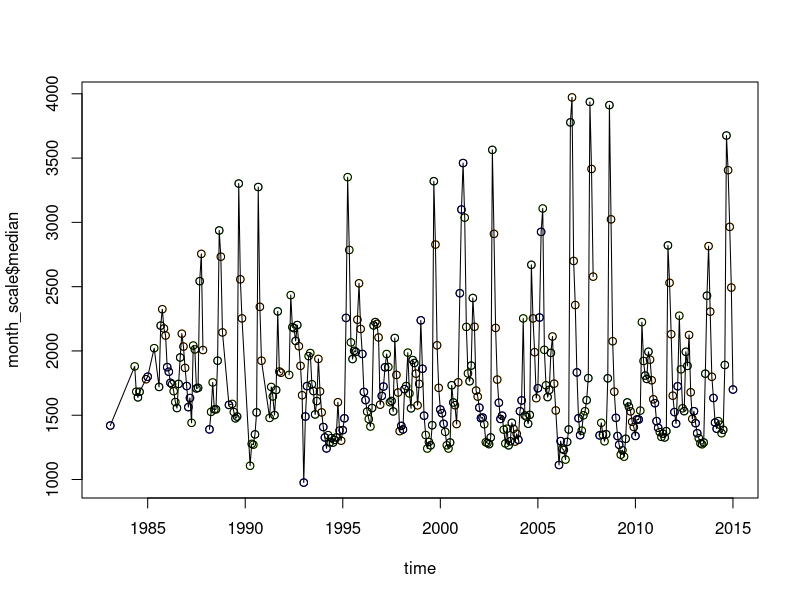
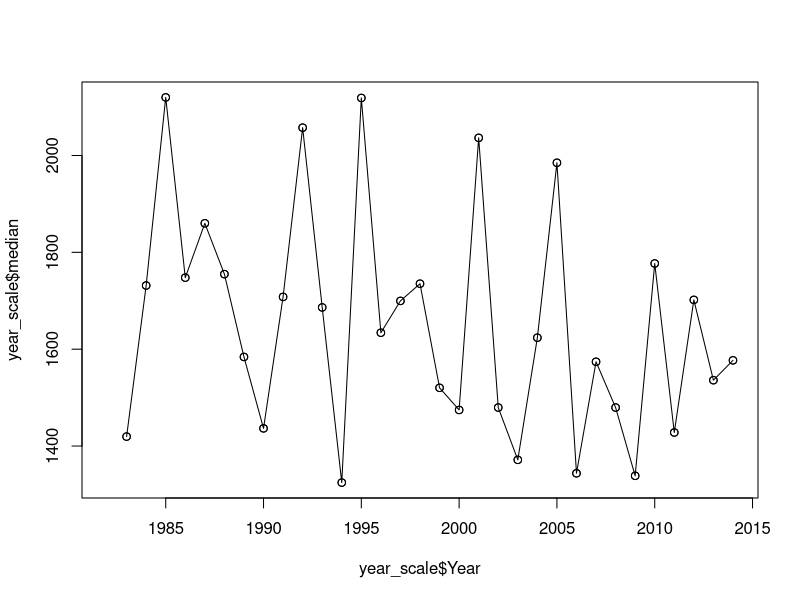

Source code (R) for these figures, in order:
library(plyr)

### FUNCTION

add_month = function(df){
  
  # takes the Julian Day from the dataframe and creates a column in the
  # dataframe with the month of the NDVI value
  
  full_date <- paste(df$Year, df$JulDay, sep="-")
  date = as.Date(strptime(full_date, format="%Y-%j"), format="%m-%d-%Y")
  as.numeric(format(date, format = "%m")) 
}

add_season = function(month, seasons){
 ifelse(month <= max(seasons$winter_first),1,
        ifelse (month <= max(seasons$spring),2,
                ifelse(month <= max(seasons$summer),3,
                       ifelse (month <= max(seasons$fall),4,
                               1))))
}

add_season_colors = function(dfseason, colors){
 ifelse(dfseason == 1,colors$winter,
        ifelse (dfseason == 2,colors$spring,
                ifelse(dfseason == 3,colors$summer,
                       ifelse (dfseason == 4,colors$fall,
                               1))))
}
### MAIN CODE

data = read.csv(file = "Landsat_NDVI_adj_allsats.csv")

# Add time identifiers
data$month = add_month(data)

seasons = list(winter_first=1:2, spring=3:5, summer=6:8,
               fall=9:11, winter_end=12)
color_list = list(winter="blue", spring="chartreuse", 
                  summer="forestgreen", fall="orange")
data$wateryr = ifelse(data$month <= max(seasons$fall),data$Year,
                      data$Year+1)

# Summarizing Data at different scales

month_scale = ddply(data, c("Year", "month"), summarise,
                    N = sum(!is.na(NDVI)),
                    median = median(NDVI, na.rm=TRUE),
                    sd = sd(NDVI, na.rm=TRUE))
month_scale$season = add_season(as.vector(month_scale$month),seasons)
month_scale$colors = add_season_colors(as.vector(month_scale$season), 
                                       color_list)

time = as.vector(month_scale$Year) + as.vector(month_scale$month)/12
plot(time, month_scale$median, col=month_scale$colors)
lines(time, month_scale$median, type = "o", col="black")

year_scale = ddply(month_scale, ~ Year, summarise,
                    N = sum(!is.na(median)),
                    median = median(median, na.rm=TRUE),
                    sd = sd(median, na.rm=TRUE))
plot(year_scale$Year, year_scale$median)
lines(year_scale$Year, year_scale$median, type = "o", col="black")
